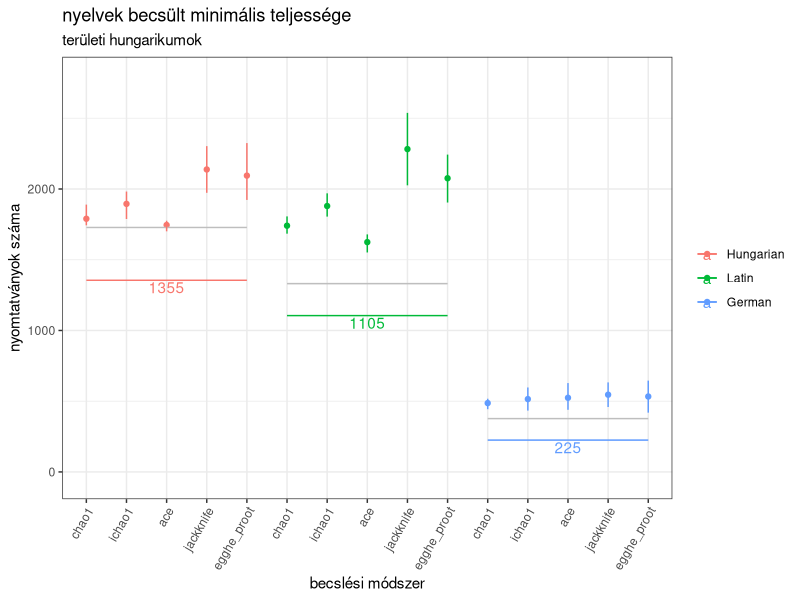
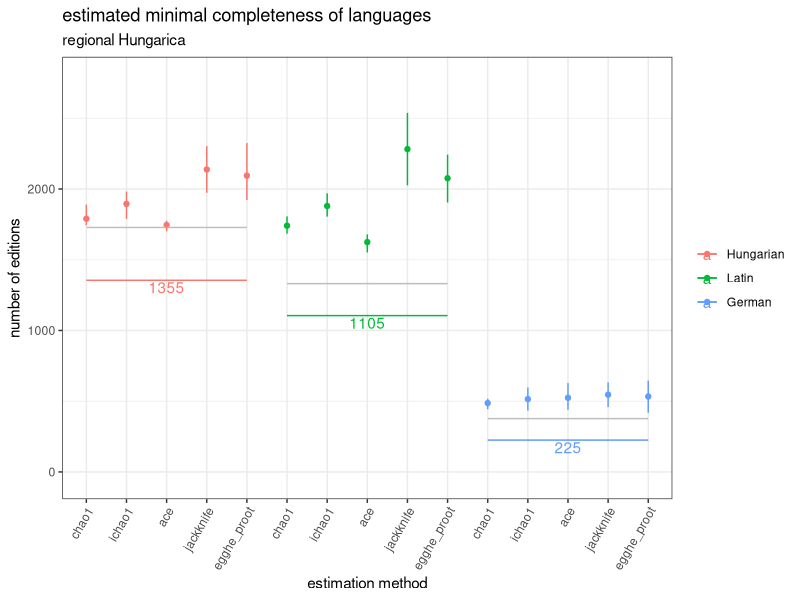
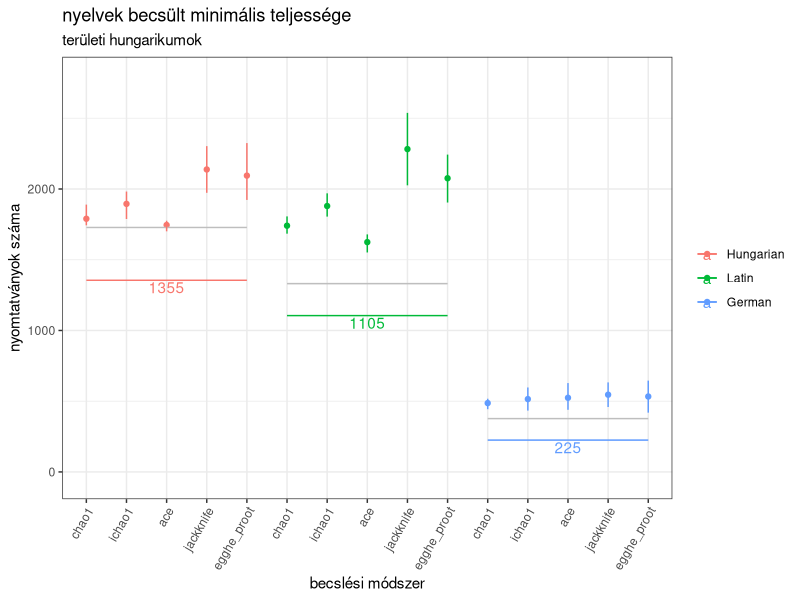
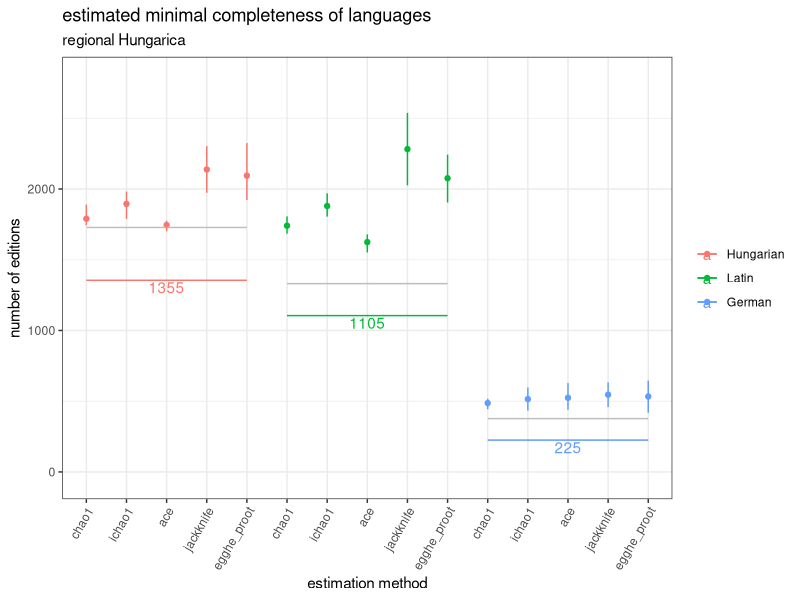

Write the R code that produced these figures, in order.
library(tidyverse)

title <- 'nyelvek'
title_en <- 'languages'

hypothetic <- read_csv("data_raw/hypothetic-by-language.csv")
hypothetic
df <- tribble(
  ~method,~value,~empirical,~richness,~min,~max,
  "chao1","latin",1105,1740.49,1684.09,1806.39,
  "ichao1","latin",1105,1879.67,1805.01,1969.31,
  "ace","latin",1105,1624.51,1551.53,1679.17,
  "jackknife","latin",1105,2282.00,2025.70,2538.30,
  "egghe_proot","latin",1105,2075.93,1904.26,2243.07,
  "chao1","magyar",1355,1789.57,1742.97,1889.85,
  "ichao1","magyar",1355,1894.90,1788.08,1982.08,
  "ace","magyar",1355,1745.14,1700.75,1775.89,
  "jackknife","magyar",1355,2138.00,1973.08,2302.92,
  "egghe_proot","magyar",1355,2094.57,1922.73,2324.64,
  "chao1","német",225,486.72,443.27,517.41,
  "ichao1","német",225,514.95,433.47,597.20,
  "ace","német",225,524.20,439.21,628.07,
  "jackknife","német",225,546.00,459.05,632.95,
  "egghe_proot","német",225,533.23,418.90,645.51
)

languages <- tribble(
  ~hungarian, ~english,
  "latin",    "Latin",
  "magyar",   "Hungarian",
  "német",    "German",
)

df <- df %>% 
  left_join(languages, join_by(value == hungarian)) %>% 
  select(-value) %>% 
  rename(value = english)

hypothetic <- hypothetic %>% 
  left_join(languages, join_by(value == hungarian)) %>% 
  select(-value) %>% 
  rename(value = english)

df <- df %>% 
  mutate(
    key = paste(method, value, sep = "-"),
    method = factor(df$method, levels = c('chao1', 'ichao1', 'ace', 'jackknife', 'egghe_proot'))
  )

keys <- df %>% 
  arrange(desc(empirical), method) %>% 
  pull(key)
df$key <- factor(df$key, levels = keys)

meth_length <- length(levels(df$method))
empirical <- df %>% 
  arrange(desc(empirical)) %>% 
  select(value, empirical) %>% 
  distinct() %>% 
  mutate(
    id = ((row_number() - 1) * meth_length) + 1
  )

empirical <- empirical %>% 
  left_join(hypothetic) %>% 
  mutate(total = empirical + hypothetic)

df$value <- factor(df$value, levels = empirical$value)
methods <- as.character(df$method)

df %>% 
  ggplot(aes(x = key)) +
  geom_point(aes(y = richness, color = value)) +
  # geom_hline(yintercept = empirical, color = value) +
  geom_segment(data=empirical, aes(x = id, y = empirical, xend = id + meth_length - 1, yend = empirical, color = value)) +
  geom_segment(data=empirical, aes(x = id, y = total, xend = id + meth_length - 1, yend = total), color = 'grey') +
  geom_text(data=empirical, aes(x = id + 2, y = empirical - 50, label = empirical, color = value)) +
  # geom_text(aes(x = method, y = richness - 50, label = as.integer(richness), color = value)) +
  geom_segment(aes(x = key, y = min, xend = key, yend = max, color = value)) +
  theme_bw() +
  theme(
    axis.text.x = element_text(angle = 60, vjust = 1, hjust=1)
  ) +
  labs(
    title = paste(title, 'becsült minimális teljessége'),
    subtitle = 'területi hungarikumok',
    'A területi hungarikumok becsült minimális teljessége',
    x = 'becslési módszer',
    y = 'nyomtatványok száma'
  ) +
  scale_x_discrete(labels = methods) +
  scale_y_continuous(limits = c(-50,max(df$max) * 1.1)) +
  scale_color_discrete(name = NULL)

width <- 20
ggsave('img/abundance/richness-language.png', 
       dpi=300, width = width, height = width * .7, units = "cm")

# English version

df %>% 
  ggplot(aes(x = key)) +
  geom_point(aes(y = richness, color = value)) +
  # geom_hline(yintercept = empirical, color = value) +
  geom_segment(data=empirical, aes(x = id, y = empirical, xend = id + meth_length - 1, yend = empirical, color = value)) +
  geom_segment(data=empirical, aes(x = id, y = total, xend = id + meth_length - 1, yend = total), color = 'grey') +
  geom_text(data=empirical, aes(x = id + 2, y = empirical - 50, label = empirical, color = value)) +
  # geom_text(aes(x = method, y = richness - 50, label = as.integer(richness), color = value)) +
  geom_segment(aes(x = key, y = min, xend = key, yend = max, color = value)) +
  theme_bw() +
  theme(
    axis.text.x = element_text(angle = 60, vjust = 1, hjust=1)
  ) +
  labs(
    title = paste('estimated minimal completeness of', title_en),
    subtitle = 'regional Hungarica',
    x = 'estimation method',
    y = 'number of editions'
  ) +
  scale_x_discrete(labels = methods) +
  scale_y_continuous(limits = c(-50,max(df$max) * 1.1)) +
  scale_color_discrete(name = NULL)

width <- 20
ggsave('img/abundance/richness-language.en.png', 
       dpi=300, width = width, height = width * .7, units = "cm")
